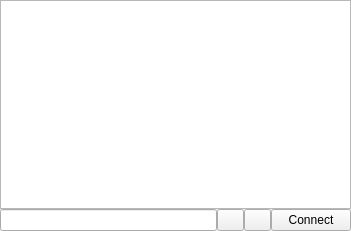
<?xml version="1.0" encoding="UTF-8"?>
<ui version="4.0">
 <class>Cluster</class>
 <widget class="QDockWidget" name="Cluster">
  <property name="geometry">
   <rect>
    <x>0</x>
    <y>0</y>
    <width>351</width>
    <height>231</height>
   </rect>
  </property>
  <property name="windowTitle">
   <string>Cluster</string>
  </property>
  <widget class="QWidget" name="dockWidgetContents">
   <layout class="QVBoxLayout" name="verticalLayout">
    <property name="spacing">
     <number>0</number>
    </property>
    <property name="leftMargin">
     <number>0</number>
    </property>
    <property name="topMargin">
     <number>0</number>
    </property>
    <property name="rightMargin">
     <number>0</number>
    </property>
    <property name="bottomMargin">
     <number>0</number>
    </property>
    <item>
     <widget class="QTextEdit" name="clusterOutput">
      <property name="focusPolicy">
       <enum>Qt::FocusPolicy::NoFocus</enum>
      </property>
     </widget>
    </item>
    <item>
     <layout class="QHBoxLayout" name="horizontalLayout">
      <property name="topMargin">
       <number>0</number>
      </property>
      <item>
       <widget class="QLineEdit" name="clusterInput">
        <property name="focusPolicy">
         <enum>Qt::FocusPolicy::ClickFocus</enum>
        </property>
       </widget>
      </item>
      <item>
       <widget class="QPushButton" name="fontSizeMinus">
        <property name="maximumSize">
         <size>
          <width>27</width>
          <height>27</height>
         </size>
        </property>
        <property name="focusPolicy">
         <enum>Qt::FocusPolicy::NoFocus</enum>
        </property>
        <property name="text">
         <string/>
        </property>
        <property name="icon">
         <iconset theme="QIcon::ThemeIcon::ZoomOut"/>
        </property>
       </widget>
      </item>
      <item>
       <widget class="QPushButton" name="fontSizePlus">
        <property name="maximumSize">
         <size>
          <width>27</width>
          <height>27</height>
         </size>
        </property>
        <property name="focusPolicy">
         <enum>Qt::FocusPolicy::NoFocus</enum>
        </property>
        <property name="text">
         <string/>
        </property>
        <property name="icon">
         <iconset theme="QIcon::ThemeIcon::ZoomIn"/>
        </property>
       </widget>
      </item>
      <item>
       <widget class="QPushButton" name="connectButton">
        <property name="focusPolicy">
         <enum>Qt::FocusPolicy::NoFocus</enum>
        </property>
        <property name="text">
         <string>Connect</string>
        </property>
       </widget>
      </item>
     </layout>
    </item>
   </layout>
  </widget>
 </widget>
 <resources/>
 <connections/>
</ui>
